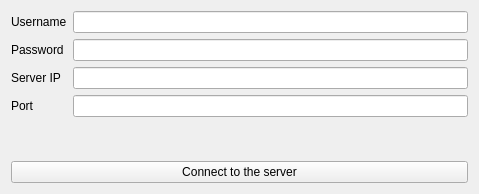
<?xml version="1.0" encoding="UTF-8"?>
<ui version="4.0">
 <class>ClientRetele</class>
 <widget class="QWidget" name="ClientRetele">
  <property name="geometry">
   <rect>
    <x>0</x>
    <y>0</y>
    <width>479</width>
    <height>194</height>
   </rect>
  </property>
  <property name="minimumSize">
   <size>
    <width>50</width>
    <height>0</height>
   </size>
  </property>
  <property name="maximumSize">
   <size>
    <width>12777215</width>
    <height>16777215</height>
   </size>
  </property>
  <property name="windowTitle">
   <string>ClientRetele</string>
  </property>
  <layout class="QVBoxLayout" name="verticalLayout_3">
   <item>
    <layout class="QHBoxLayout" name="horizontalLayout">
     <item>
      <layout class="QVBoxLayout" name="verticalLayout">
       <item>
        <widget class="QLabel" name="usernameLabel">
         <property name="text">
          <string>Username</string>
         </property>
        </widget>
       </item>
       <item>
        <widget class="QLabel" name="passwordLabel">
         <property name="text">
          <string>Password</string>
         </property>
        </widget>
       </item>
       <item>
        <widget class="QLabel" name="serveripLabel">
         <property name="text">
          <string>Server IP</string>
         </property>
        </widget>
       </item>
       <item>
        <widget class="QLabel" name="portLabel">
         <property name="text">
          <string>Port</string>
         </property>
        </widget>
       </item>
      </layout>
     </item>
     <item>
      <layout class="QVBoxLayout" name="verticalLayout_2">
       <item>
        <widget class="QLineEdit" name="usernameText"/>
       </item>
       <item>
        <widget class="QLineEdit" name="passwordText"/>
       </item>
       <item>
        <widget class="QLineEdit" name="serveripText"/>
       </item>
       <item>
        <widget class="QLineEdit" name="portText"/>
       </item>
      </layout>
     </item>
    </layout>
   </item>
   <item>
    <widget class="QLabel" name="pleaselogin">
     <property name="styleSheet">
      <string notr="true">color: red;
font: 57 11pt &quot;Ubuntu&quot;;</string>
     </property>
     <property name="text">
      <string/>
     </property>
    </widget>
   </item>
   <item>
    <widget class="QPushButton" name="connectButton">
     <property name="text">
      <string>Connect to the server</string>
     </property>
    </widget>
   </item>
  </layout>
 </widget>
 <layoutdefault spacing="6" margin="11"/>
 <tabstops>
  <tabstop>usernameText</tabstop>
  <tabstop>passwordText</tabstop>
  <tabstop>serveripText</tabstop>
  <tabstop>portText</tabstop>
 </tabstops>
 <resources/>
 <connections/>
</ui>
